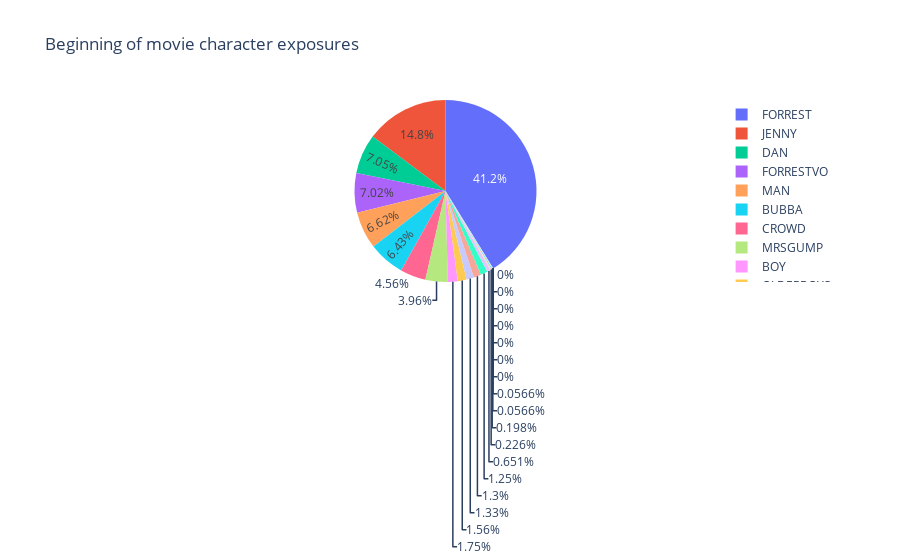
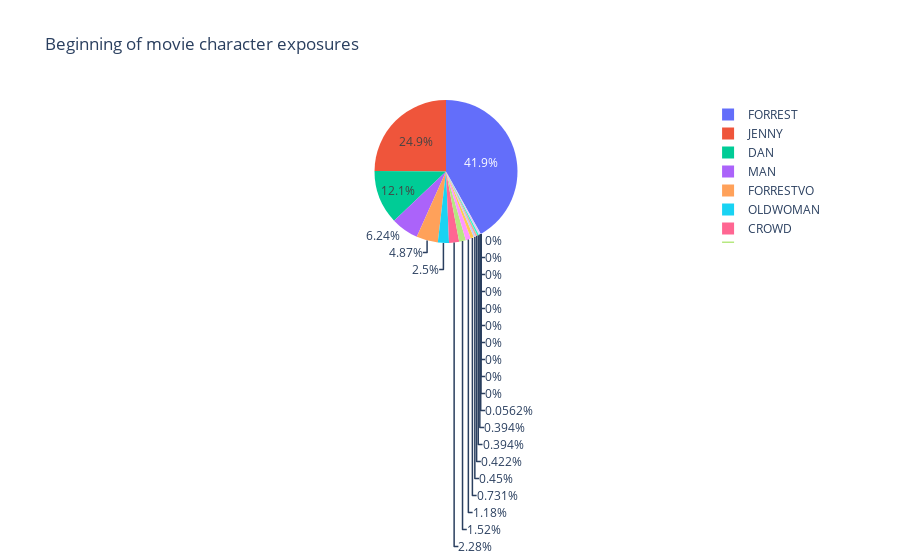

The notebook cell these images were saved under, in order:
### Code cell
px.pie(joined, values='duration_start', names='character', title='Beginning of movie character exposures').show()

px.pie(joined, values='duration_end', names='character', title='Beginning of movie character exposures').show()

### Figure 1 — Plotly figure (JSON) as saved in the notebook; plotly's stock layout.template omitted (floating-point values rounded to 4 significant figures)
{"data": [{"domain": {"x": [0, 1], "y": [0, 1]}, "hovertemplate": "character=%{label}<br>duration_start=%{value}<extra></extra>", "labels": ["ABBIEHOFFMAN", "BOY", "BUBBA", "CROWD", "DAN", "DICKCAVETT", "ELVISPRESLEY", "FORREST", "FORRESTJR", "FORRESTVO", "GIRL", "JENNY", "JENNYSDAD", "JOHNLENNON", "MAN", "MEN", "MRSBLUE", "MRSGUMP", "OLDERBOYS", "OLDMAN", "OLDWOMAN", "PRESIDENTJOHNSON", "PRESIDENTKENNEDY", "PRESIDENTNIXON", "WOMAN"], "legendgroup": "", "name": "", "showlegend": true, "type": "pie", "values": [23, 62, 227, 161, 249, 0, 47, 1456, 0, 248, 8, 522, 44, 0, 234, 2, 0, 140, 55, 0, 0, 7, 2, 0, 46]}], "layout": {"legend": {"tracegroupgap": 0}, "title": {"text": "Beginning of movie character exposures"}}}

### Figure 2 — Plotly figure (JSON) as saved in the notebook; plotly's stock layout.template omitted (floating-point values rounded to 4 significant figures)
{"data": [{"domain": {"x": [0, 1], "y": [0, 1]}, "hovertemplate": "character=%{label}<br>duration_end=%{value}<extra></extra>", "labels": ["ABBIEHOFFMAN", "BOY", "BUBBA", "CROWD", "DAN", "DICKCAVETT", "ELVISPRESLEY", "FORREST", "FORRESTJR", "FORRESTVO", "GIRL", "JENNY", "JENNYSDAD", "JOHNLENNON", "MAN", "MEN", "MRSBLUE", "MRSGUMP", "OLDERBOYS", "OLDMAN", "OLDWOMAN", "PRESIDENTJOHNSON", "PRESIDENTKENNEDY", "PRESIDENTNIXON", "WOMAN"], "legendgroup": "", "name": "", "showlegend": true, "type": "pie", "values": [0, 0, 0, 81, 432, 16, 0, 1490, 2, 173, 0, 886, 0, 26, 222, 0, 14, 54, 0, 14, 89, 0, 0, 15, 42]}], "layout": {"legend": {"tracegroupgap": 0}, "title": {"text": "Beginning of movie character exposures"}}}
